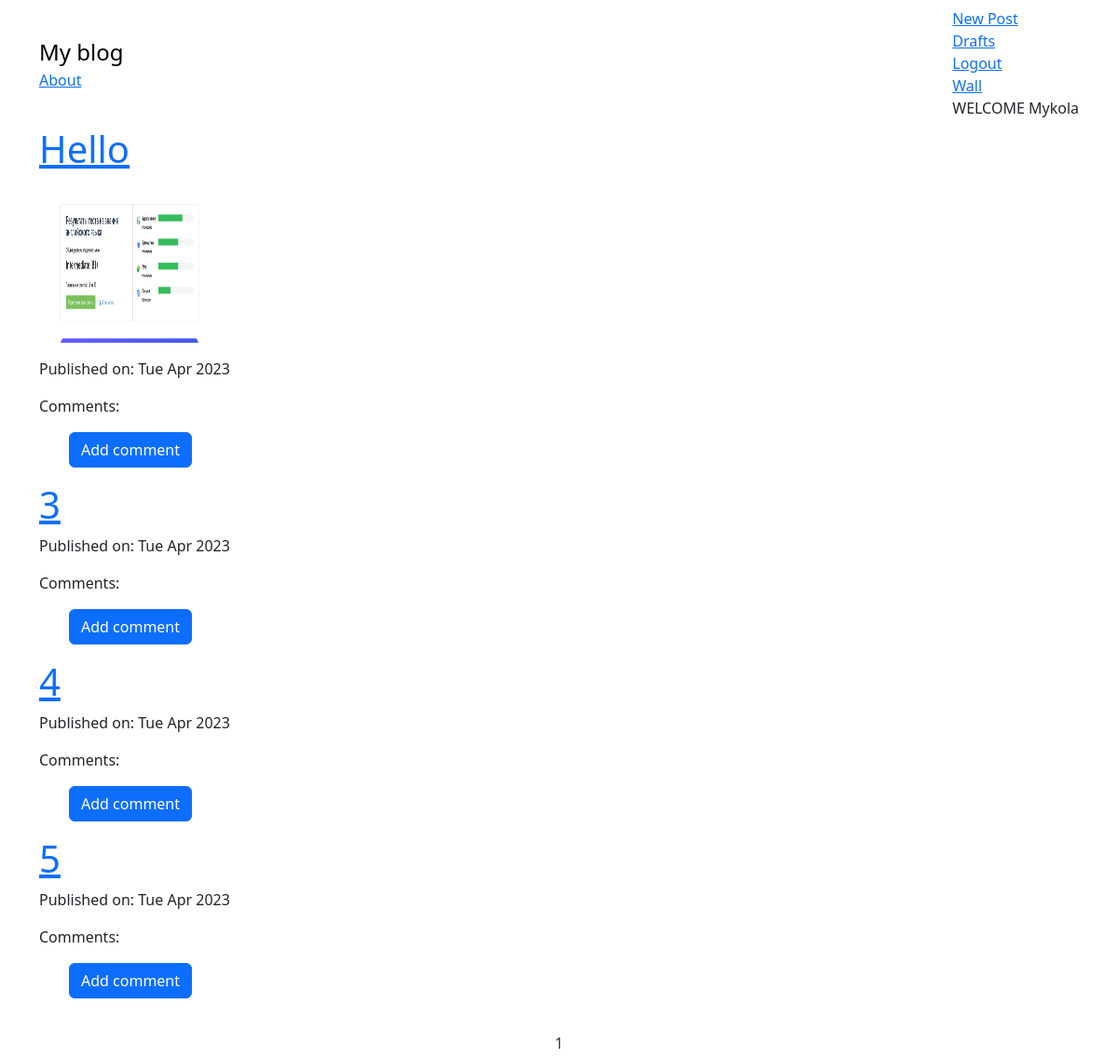
Before: / (signed in) with the older database file.
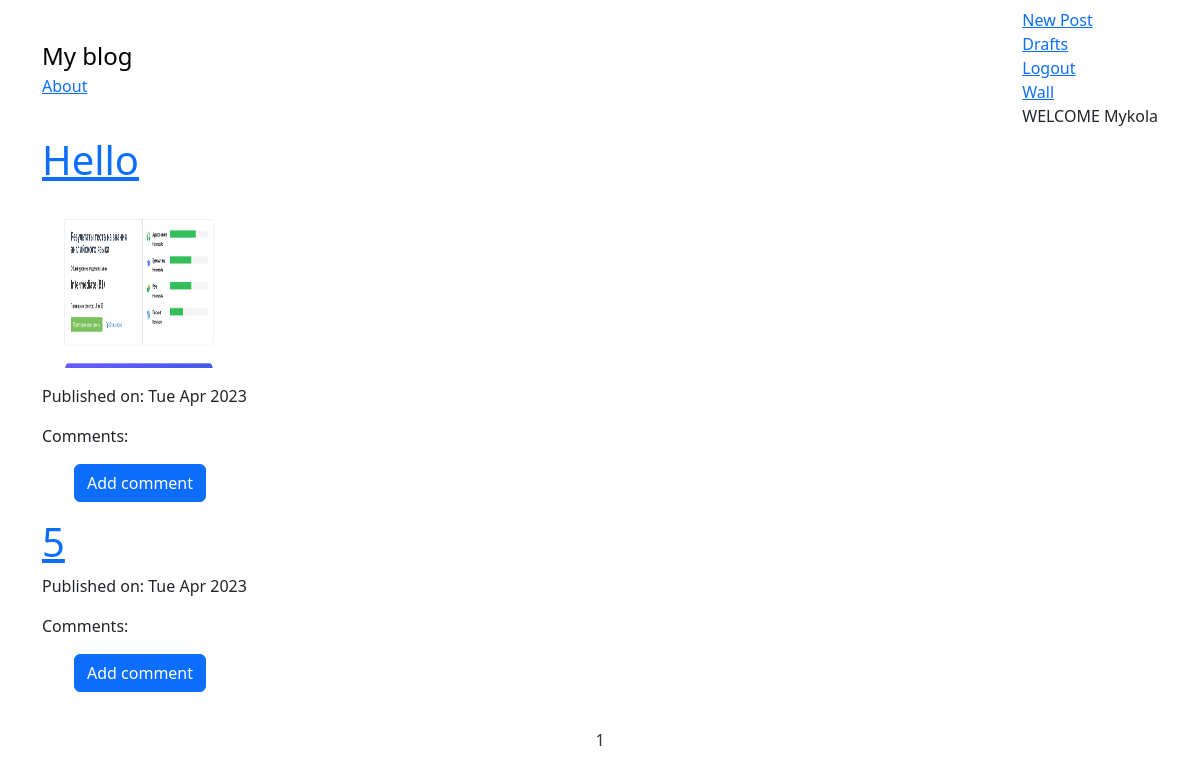
After: the same page with the newer database file.
### myblog/models.py (models this page shows, shortened)
class Post(models.Model):
    author = models.ForeignKey('auth.User', on_delete=models.CASCADE)
    title = models.CharField(max_length=200)
    text = models.TextField()
    picture = models.ImageField(upload_to='media/profile_pics/', blank=True, null=True)
    create_date = models.DateTimeField(default=timezone.now)
    published_date = models.DateTimeField(blank=True, null=True)

### myblog/views.py (the view)
# urls.py: re_path(r'$',views.AllPost.as_view(), name='post_list'),
class AllPost(ListView):
    model = Post
    paginate_by = 5
    context_object_name = 'post'
    template_name = 'myblog/post_list.html'
    def get_queryset(self):
        if self.request.user.is_authenticated:
            posts = Post.objects.filter(author=self.request.user)
        else:
            posts = Post.objects.none()
        return posts

### myblog/templates/myblog/post_list.html (shortened to what this page needs)
{% extends "myblog/base.html" %}
{% block content %}
<div class="centerstage">
    {% if user.is_authenticated %}
        {% for post in post  %}
                <div class="post">
                    <h1><a href="{% url 'myblog:post_detail' pk=post.pk %}">{{ post.title }}</a></h1>
                    {% if post.picture %}
                        <div>
                            <img class="myblog_page" src="{{ post.picture.url }}" alt="{{ post.title }}"/>
                        </div>
                    {% endif %}
                    <div class="date">
                        <p> Published on: {{ post.published_date|date:"D M Y" }}</p>
                    </div>
                    <p>Comments:</p>
                    <ul>
                    <a class="btn btn-primary btn-comments" href="{% url 'myblog:add_comment_to_post' pk=post.pk  %}">Add comment</a>
                </ul>
                </div>
        {% endfor %}
    {% endif %}
</div>
{% endblock %}

### myblog/templates/myblog/base.html (shortened to what this page needs)
<!DOCTYPE html>
{% load static %}
<html lang="en">
<head>
    <link href="https://cdn.jsdelivr.net/npm/bootstrap@5.3.0-alpha3/dist/css/bootstrap.min.css" rel="stylesheet">
    <link rel="stylesheet" type="text/css" href="{% static 'css/myblog.css' %}">
</head>
<body>
    <nav class="navbar navbar-default custom-navbar">
        <div class="container">
            <ul class="nav navbar-nav">
                <li><a class="navbar-brand bigbrand" href="{% url 'myblog:post_list' %}">My blog</a></li>
                <li><a href="{% url 'myblog:about' %}">About</a></li>
            </ul>
            <ul class="nav navbar-nav navbar-right">
                {% if user.is_authenticated %}
                <li><a  href="{% url 'myblog:post_new' %}">New Post</a></li>
                <li><a  href="{% url 'myblog:post_draft_list' %}">Drafts</a></li>
                <li><a  href="{% url 'logout' %}">Logout</a></li>
                <li><a href="{% url 'myblog:wall' %}">Wall</a></li>
                <li><a>WELCOME {{user.username}}</a></li>
                {% else %}
                <li><a class="nav navbar-right" href="{% url 'myblog:user_login' %}">Login</a></li>
                <li><a class="nav navbar-right" href="{% url 'myblog:registration' %}">Registration</a></li>
                {% endif %}
            </ul>
        </div>
    </nav>
    <div class="content container">
        <div class="row">
            <div class="col-md-8">
                <div class="blog_posts ">
                    {% block content %}
                    {% endblock  %}
                </div>
            </div>
        </div>
    </div>
    <nav class="list-pages">
        <ul>
            {% for p in paginator.page_range %}
            <li class="page-num">
                <a href="?page={{ p }}">{{ p }}</a>
            </li>
            {% endfor %}
        </ul>
    </nav>
</body>
</html>

Changed rows visible on the page:
removed Post: title "3", published_date "Tue Apr 2023"
removed Post: title "4", published_date "Tue Apr 2023"
